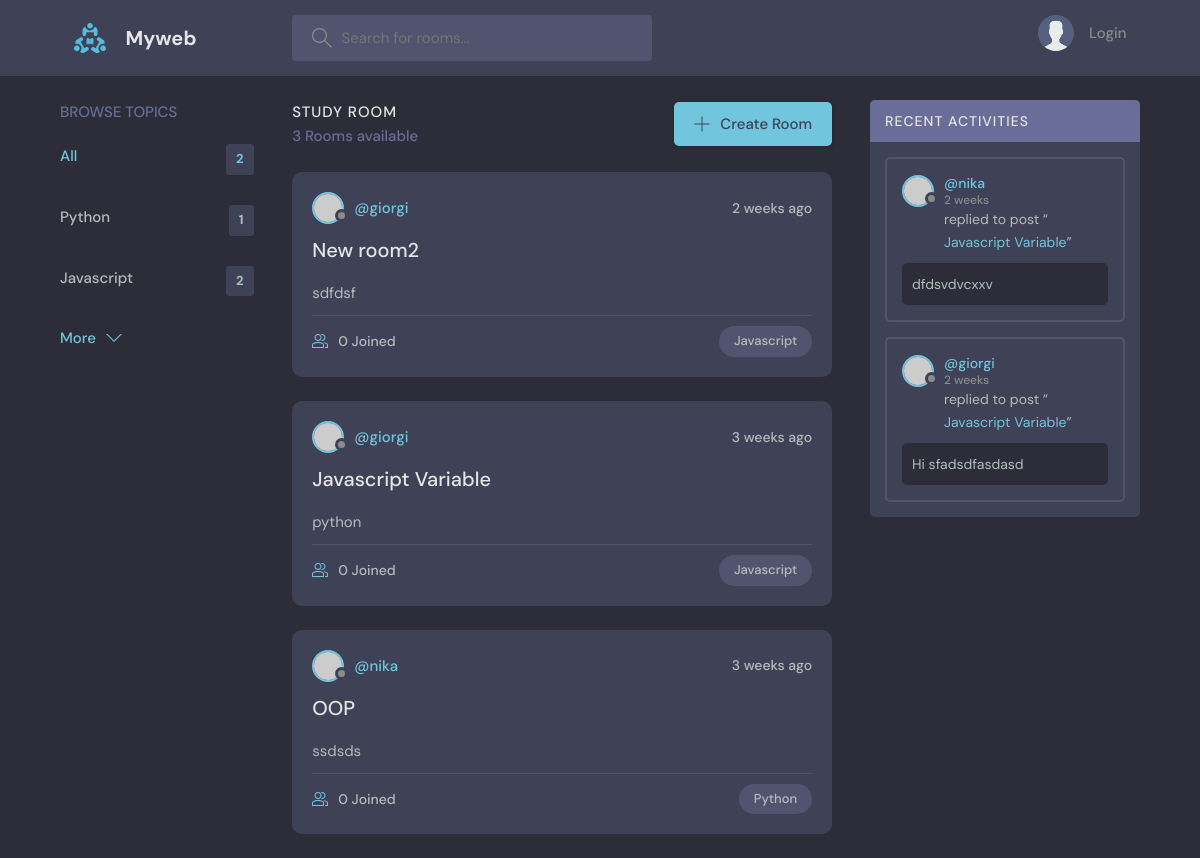
The app's page /, older data.
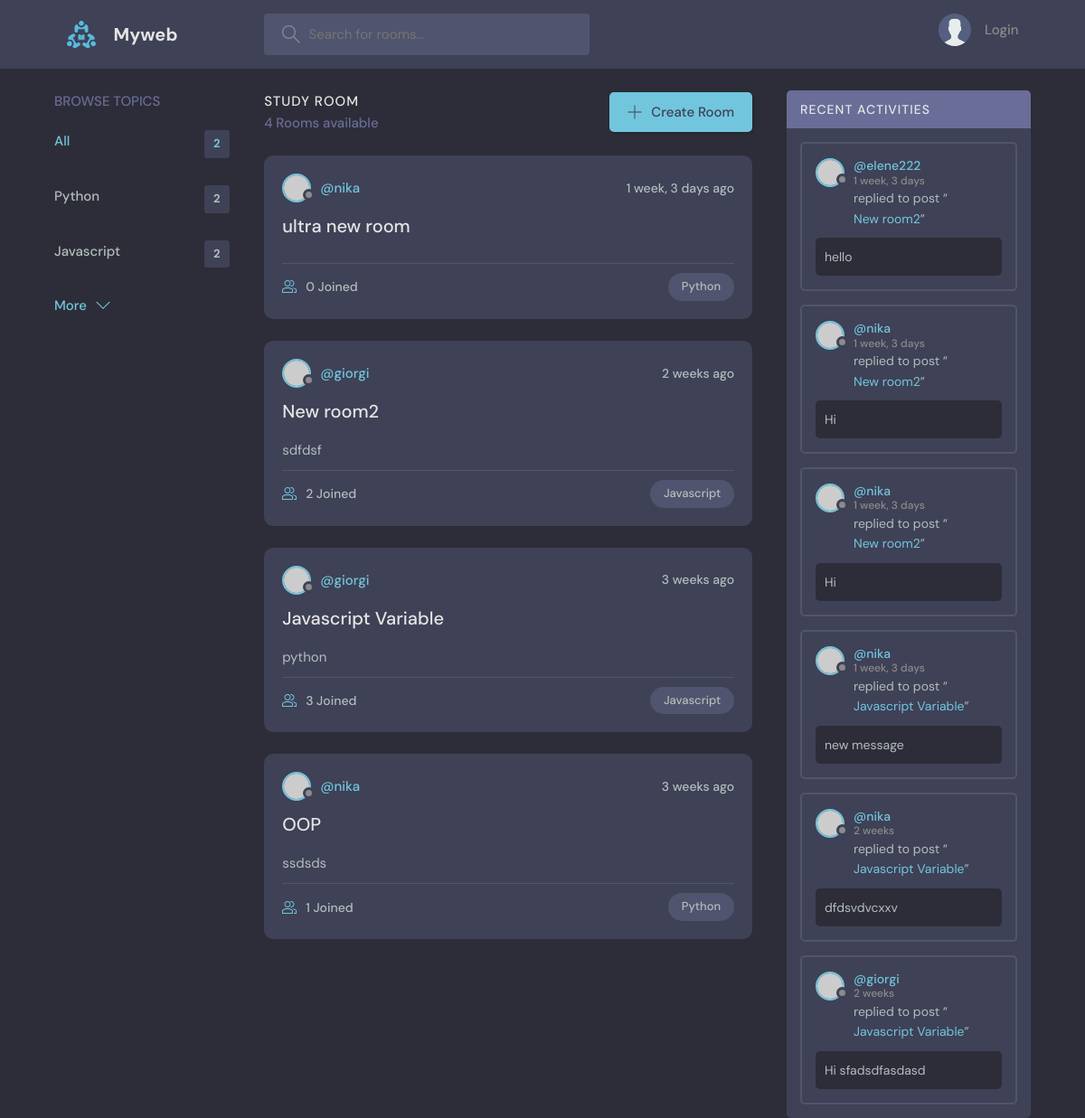
The same page, newer data.
### base/models.py (models this page shows, shortened)
class Topic(models.Model):
    name = models.CharField(max_length=200)

class Room(models.Model):
    host = models.ForeignKey(User, on_delete=models.SET_NULL, null=True)
    topic = models.ForeignKey(Topic, on_delete=models.SET_NULL, null=True)
    name = models.CharField(max_length=150)
    description = models.TextField(null=True, blank=True)
    participants = models.ManyToManyField(User, related_name='participants', null=True)
    updated = models.DateTimeField(auto_now=True)
    created = models.DateTimeField(auto_now_add=True)
    class Meta:
        ordering = ['-updated', '-created']
    def __str__(self):
        return self.name

class Messages(models.Model):
    user = models.ForeignKey(User, on_delete=models.CASCADE)
    room = models.ForeignKey(Room, on_delete=models.CASCADE)
    body = models.TextField()
    updated = models.DateTimeField(auto_now=True)
    created = models.DateTimeField(auto_now_add=True)
    class Meta:
        ordering = ['-updated', '-created']

### base/views.py (the view)
# urls.py: path('', views.home, name='home'),
def home(request):
    q = request.GET.get('q') if request.GET.get('q') != None else ""
    rooms = Room.objects.filter(Q(topic__name__icontains=q) | Q(name__icontains=q) | Q(description__icontains=q))
    topics = Topic.objects.all()[0:5]
    room_count = rooms.count()
    room_messages = Messages.objects.filter(Q(room__topic__name__icontains=q))
    context = {'rooms': rooms, 'topics': topics, "room_count": room_count, "room_messages": room_messages}
    return render(request, 'base/home.html', context)

### base/templates/base/home.html
{% extends 'main.html' %}
{% block content %}
    <main class="layout layout--3">
      <div class="container">
        {% include 'base/topics_component.html' %}
        {% include 'base/feed_component.html' %}
        {% include 'base/activity_component.html' %}
      </div>
    </main>
{% endblock %}

### base/templates/base/topics_component.html
<div class="topics">
          <div class="topics__header">
            <h2>Browse Topics</h2>
          </div>
          <ul class="topics__list">
            <li>
              <a href="{% url 'home' %}" class="active">All <span>{{ topics.count }}</span></a>
            </li>
            {% for topic in topics %}
                <li>
                  <a href="{% url 'home' %}?q={{ topic.name }}">{{ topic.name }} <span>{{ topic.room_set.all.count }}</span></a>
                </li>
            {% endfor %}
          </ul>
          <a class="btn btn--link" href="{% url 'topics' %}">
            More
            <svg version="1.1" xmlns="http://www.w3.org/2000/svg" width="32" height="32" viewBox="0 0 32 32">
              <title>chevron-down</title>
              <path d="M16 21l-13-13h-3l16 16 16-16h-3l-13 13z"></path>
            </svg>
          </a>
        </div>

### base/templates/base/feed_component.html (shortened to what this page needs)
<div class="roomList">
          <div class="roomList__header">
            <div>
              <h2>Study Room</h2>
              <p>{{room_count}} Rooms available</p>
            </div>
            <a class="btn btn--main" href="{% url 'create-room' %}">
              <svg version="1.1" xmlns="http://www.w3.org/2000/svg" width="32" height="32" viewBox="0 0 32 32">
                <title>add</title>
                <path
                  d="M16.943 0.943h-1.885v14.115h-14.115v1.885h14.115v14.115h1.885v-14.115h14.115v-1.885h-14.115v-14.115z"
                ></path>
              </svg>
              Create Room
            </a>
          </div>
          {% for room in rooms %}
            <div class="roomListRoom">
            <div class="roomListRoom__header">
              <a href="{% url 'user-profile' room.host.id %}" class="roomListRoom__author">
                <div class="avatar avatar--small">
                  <img src="https://randomuser.me/api/portraits/women/11.jpg" />
                </div>
                <span>@{{ room.host.username }}</span>
              </a>
              <div class="roomListRoom__actions">
                <span>{{ room.created|timesince }} ago</span>
              </div>
            </div>
            <div class="roomListRoom__content">
              <a href="{% url 'room' room.id %}">{{ room.name }}</a>
              <p>
                {{ room.description }}
              </p>
            </div>
            <div class="roomListRoom__meta">
              <a href="{% url 'room' room.id %}" class="roomListRoom__joined">
                {{ room.participants.all.count }} Joined
              </a>
              <p class="roomListRoom__topic">{{ room.topic.name }}</p>
            </div>
          </div>
          {% endfor %}
</div>

### base/templates/base/activity_component.html (shortened to what this page needs)
<div class="activities">
          <div class="activities__header">
            <h2>Recent Activities</h2>
          </div>
          {% for message in room_messages %}
            <div class="activities__box">
            <div class="activities__boxHeader roomListRoom__header">
              <a href="{% url 'user-profile' message.user.id %}" class="roomListRoom__author">
                <div class="avatar avatar--small">
                  <img src="https://randomuser.me/api/portraits/women/11.jpg" />
                </div>
                <p>
                  @{{ message.user }}
                  <span>{{ message.created|timesince }}</span>
                </p>
              </a>
            </div>
            <div class="activities__boxContent">
              <p>replied to post “<a href="{% url 'room' message.room.id %}">{{ message.room }}</a>”</p>
              <div class="activities__boxRoomContent">
                {{message.body}}
              </div>
            </div>
          </div>
          {% endfor %}
        </div>

Row changes from the older to the newer data that the page shows:
computed for Topic "Python": room_set.all.count "1" → "2"
added Room: host.username "nika", created "1 week, 3 days", name "ultra new room", participants.all.count "0", topic.name "Python"
changed Room "New room2": participants.all.count "0" → "2"
changed Room "Javascript Variable": participants.all.count "0" → "3"
computed for Room "OOP": participants.all.count "0" → "1"
added Messages: user "elene222", created "1 week, 3 days", room "New room2", body "hello"
added Messages: user "nika", created "1 week, 3 days", room "New room2", body "Hi"
added Messages: user "nika", created "1 week, 3 days", room "New room2", body "Hi"
added Messages: user "nika", created "1 week, 3 days", room "Javascript Variable", body "new message"
Text that changed along with them:
{{ room_count }}: "3" → "4"
